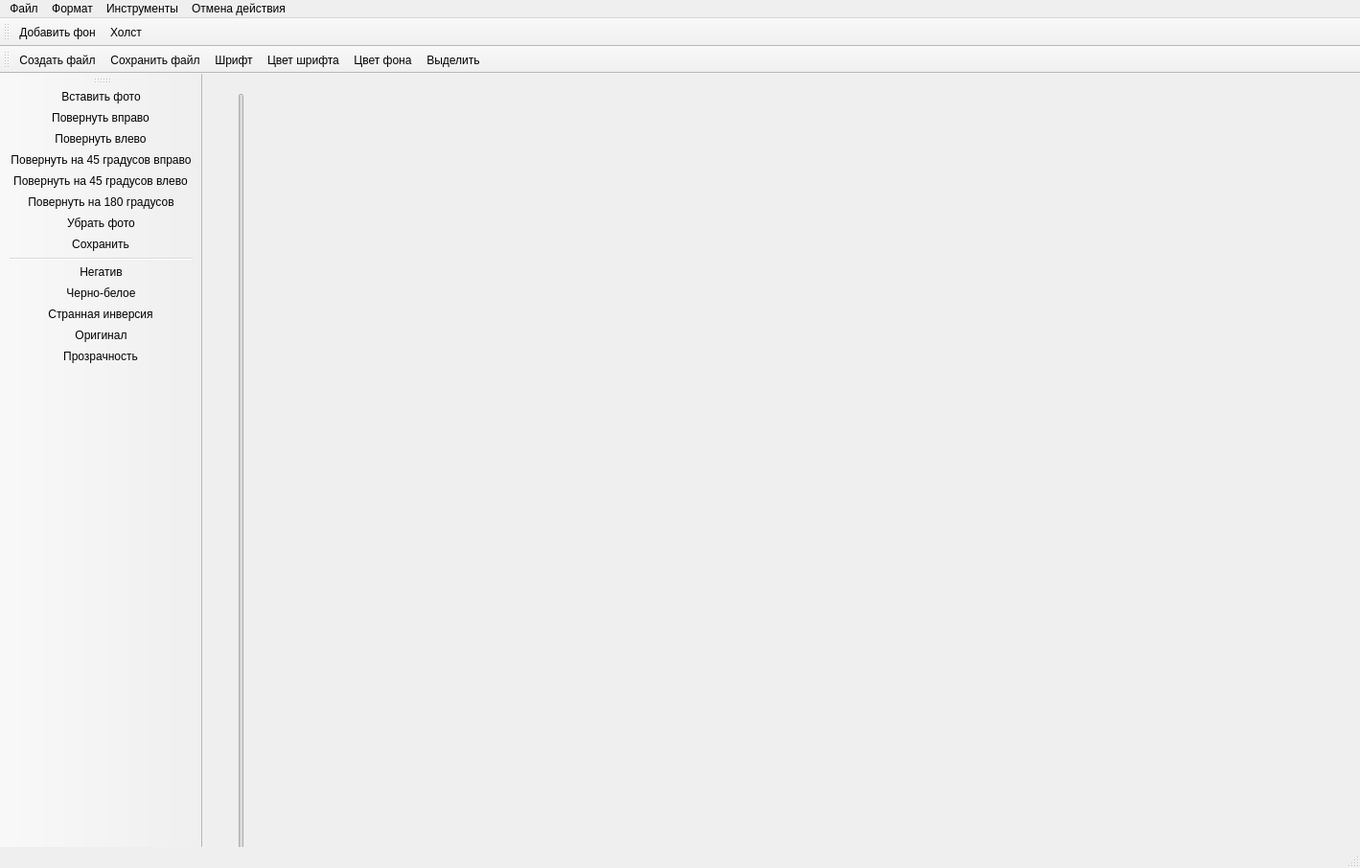
<?xml version="1.0" encoding="UTF-8"?>
<ui version="4.0">
 <class>MainWindow</class>
 <widget class="QMainWindow" name="MainWindow">
  <property name="geometry">
   <rect>
    <x>0</x>
    <y>0</y>
    <width>1419</width>
    <height>906</height>
   </rect>
  </property>
  <property name="windowTitle">
   <string>MainWindow</string>
  </property>
  <widget class="QWidget" name="centralwidget">
   <widget class="QSlider" name="verticalSlider">
    <property name="geometry">
     <rect>
      <x>30</x>
      <y>20</y>
      <width>22</width>
      <height>801</height>
     </rect>
    </property>
    <property name="orientation">
     <enum>Qt::Vertical</enum>
    </property>
   </widget>
  </widget>
  <widget class="QMenuBar" name="menubar">
   <property name="geometry">
    <rect>
     <x>0</x>
     <y>0</y>
     <width>1419</width>
     <height>21</height>
    </rect>
   </property>
   <widget class="QMenu" name="menu">
    <property name="title">
     <string>Файл</string>
    </property>
    <addaction name="action"/>
    <addaction name="action_2"/>
    <addaction name="action_3"/>
   </widget>
   <widget class="QMenu" name="menu_2">
    <property name="title">
     <string>Формат</string>
    </property>
    <addaction name="action_4"/>
    <addaction name="action_7"/>
    <addaction name="action_8"/>
   </widget>
   <widget class="QMenu" name="menu_7">
    <property name="title">
     <string>Инструменты</string>
    </property>
    <widget class="QMenu" name="menu_8">
     <property name="title">
      <string>Фигуры</string>
     </property>
     <addaction name="action_26"/>
     <addaction name="action_27"/>
     <addaction name="action_28"/>
     <addaction name="action_19"/>
     <addaction name="action_32"/>
    </widget>
    <widget class="QMenu" name="menu_9">
     <property name="title">
      <string>Стиль</string>
     </property>
     <addaction name="action_35"/>
     <addaction name="action_1"/>
     <addaction name="action_36"/>
     <addaction name="action_37"/>
     <addaction name="action_38"/>
    </widget>
    <widget class="QMenu" name="menu_10">
     <property name="title">
      <string>Тольщина</string>
     </property>
     <addaction name="action2"/>
     <addaction name="action4px"/>
     <addaction name="action7px"/>
     <addaction name="action9px"/>
     <addaction name="action12px"/>
     <addaction name="action15px"/>
     <addaction name="action17px"/>
     <addaction name="action20px"/>
     <addaction name="action25px"/>
     <addaction name="action30px"/>
     <addaction name="action35px"/>
     <addaction name="action40px"/>
     <addaction name="action45px"/>
     <addaction name="action50px"/>
    </widget>
    <addaction name="menu_8"/>
    <addaction name="action_29"/>
    <addaction name="action_30"/>
    <addaction name="action_31"/>
    <addaction name="menu_9"/>
    <addaction name="menu_10"/>
    <addaction name="action_34"/>
   </widget>
   <widget class="QMenu" name="menu_3">
    <property name="title">
     <string>Отмена действия</string>
    </property>
    <addaction name="action_33"/>
    <addaction name="action_39"/>
   </widget>
   <addaction name="menu"/>
   <addaction name="menu_2"/>
   <addaction name="menu_7"/>
   <addaction name="menu_3"/>
  </widget>
  <widget class="QStatusBar" name="statusbar"/>
  <widget class="QToolBar" name="toolBar">
   <property name="windowTitle">
    <string>toolBar</string>
   </property>
   <attribute name="toolBarArea">
    <enum>TopToolBarArea</enum>
   </attribute>
   <attribute name="toolBarBreak">
    <bool>false</bool>
   </attribute>
   <addaction name="action_5"/>
   <addaction name="action_6"/>
  </widget>
  <widget class="QToolBar" name="toolBar_2">
   <property name="windowTitle">
    <string>toolBar_2</string>
   </property>
   <attribute name="toolBarArea">
    <enum>LeftToolBarArea</enum>
   </attribute>
   <attribute name="toolBarBreak">
    <bool>false</bool>
   </attribute>
   <addaction name="action_15"/>
   <addaction name="action_16"/>
   <addaction name="action_17"/>
   <addaction name="action_45"/>
   <addaction name="action_46"/>
   <addaction name="action_180"/>
   <addaction name="action_18"/>
   <addaction name="action_20"/>
   <addaction name="separator"/>
   <addaction name="action_21"/>
   <addaction name="action_22"/>
   <addaction name="action_23"/>
   <addaction name="action_24"/>
   <addaction name="action_42"/>
  </widget>
  <widget class="QToolBar" name="toolBar_3">
   <property name="windowTitle">
    <string>toolBar_3</string>
   </property>
   <attribute name="toolBarArea">
    <enum>TopToolBarArea</enum>
   </attribute>
   <attribute name="toolBarBreak">
    <bool>true</bool>
   </attribute>
   <addaction name="action_9"/>
   <addaction name="action_10"/>
   <addaction name="action_11"/>
   <addaction name="action_12"/>
   <addaction name="action_13"/>
   <addaction name="action_14"/>
  </widget>
  <action name="action">
   <property name="text">
    <string>Сохранить</string>
   </property>
  </action>
  <action name="action_2">
   <property name="text">
    <string>Очистить</string>
   </property>
  </action>
  <action name="action_3">
   <property name="text">
    <string>Выйти</string>
   </property>
  </action>
  <action name="action_5">
   <property name="text">
    <string>Добавить фон</string>
   </property>
  </action>
  <action name="action_6">
   <property name="text">
    <string>Холст</string>
   </property>
  </action>
  <action name="action_9">
   <property name="text">
    <string>Создать файл</string>
   </property>
  </action>
  <action name="action_10">
   <property name="text">
    <string>Сохранить файл</string>
   </property>
  </action>
  <action name="action_11">
   <property name="text">
    <string>Шрифт</string>
   </property>
  </action>
  <action name="action_12">
   <property name="text">
    <string>Цвет шрифта</string>
   </property>
  </action>
  <action name="action_13">
   <property name="text">
    <string>Цвет фона</string>
   </property>
  </action>
  <action name="action_14">
   <property name="text">
    <string>Выделить</string>
   </property>
  </action>
  <action name="action_15">
   <property name="text">
    <string>Вставить фото</string>
   </property>
  </action>
  <action name="action_16">
   <property name="text">
    <string>Повернуть вправо</string>
   </property>
  </action>
  <action name="action_17">
   <property name="text">
    <string>Повернуть влево</string>
   </property>
  </action>
  <action name="action_45">
   <property name="text">
    <string>Повернуть на 45 градусов вправо</string>
   </property>
  </action>
  <action name="action_46">
   <property name="text">
    <string>Повернуть на 45 градусов влево</string>
   </property>
  </action>
  <action name="action_180">
   <property name="text">
    <string>Повернуть на 180 градусов</string>
   </property>
  </action>
  <action name="action_18">
   <property name="text">
    <string>Убрать фото</string>
   </property>
  </action>
  <action name="action_20">
   <property name="text">
    <string>Сохранить</string>
   </property>
  </action>
  <action name="action_21">
   <property name="text">
    <string>Негатив</string>
   </property>
  </action>
  <action name="action_22">
   <property name="text">
    <string>Черно-белое</string>
   </property>
  </action>
  <action name="action_23">
   <property name="text">
    <string>Странная инверсия</string>
   </property>
  </action>
  <action name="action_24">
   <property name="text">
    <string>Оригинал</string>
   </property>
  </action>
  <action name="action_26">
   <property name="text">
    <string>Четырехугольник</string>
   </property>
  </action>
  <action name="action_27">
   <property name="text">
    <string>Линия</string>
   </property>
  </action>
  <action name="action_28">
   <property name="text">
    <string>Круг</string>
   </property>
  </action>
  <action name="action_29">
   <property name="text">
    <string>Кисть</string>
   </property>
  </action>
  <action name="action_30">
   <property name="text">
    <string>Заливка</string>
   </property>
  </action>
  <action name="action_31">
   <property name="text">
    <string>Ластик</string>
   </property>
  </action>
  <action name="action_34">
   <property name="text">
    <string>Цвет</string>
   </property>
  </action>
  <action name="action_35">
   <property name="text">
    <string>Обычный стиль</string>
   </property>
  </action>
  <action name="action_1">
   <property name="text">
    <string>Стиль_1</string>
   </property>
  </action>
  <action name="action_36">
   <property name="text">
    <string>Стиль_2</string>
   </property>
  </action>
  <action name="action_37">
   <property name="text">
    <string>Стиль_3</string>
   </property>
  </action>
  <action name="action_38">
   <property name="text">
    <string>Стиль_4</string>
   </property>
  </action>
  <action name="action2">
   <property name="text">
    <string>2px</string>
   </property>
  </action>
  <action name="action4px">
   <property name="text">
    <string>4px</string>
   </property>
  </action>
  <action name="action7px">
   <property name="text">
    <string>7px</string>
   </property>
  </action>
  <action name="action9px">
   <property name="text">
    <string>9px</string>
   </property>
  </action>
  <action name="action12px">
   <property name="text">
    <string>12px</string>
   </property>
  </action>
  <action name="action15px">
   <property name="text">
    <string>15px</string>
   </property>
  </action>
  <action name="action17px">
   <property name="text">
    <string>17px</string>
   </property>
  </action>
  <action name="action20px">
   <property name="text">
    <string>20px</string>
   </property>
  </action>
  <action name="action25px">
   <property name="text">
    <string>25px</string>
   </property>
  </action>
  <action name="action30px">
   <property name="text">
    <string>30px</string>
   </property>
  </action>
  <action name="action35px">
   <property name="text">
    <string>35px</string>
   </property>
  </action>
  <action name="action40px">
   <property name="text">
    <string>40px</string>
   </property>
  </action>
  <action name="action45px">
   <property name="text">
    <string>45px</string>
   </property>
  </action>
  <action name="action50px">
   <property name="text">
    <string>50px</string>
   </property>
  </action>
  <action name="action_4">
   <property name="text">
    <string>Рисовать</string>
   </property>
  </action>
  <action name="action_7">
   <property name="text">
    <string>Текст</string>
   </property>
  </action>
  <action name="action_8">
   <property name="text">
    <string>Изображение</string>
   </property>
  </action>
  <action name="action_19">
   <property name="text">
    <string>Закрашенный четырехугольник</string>
   </property>
  </action>
  <action name="action_25">
   <property name="text">
    <string>Закрашенная линия</string>
   </property>
  </action>
  <action name="action_32">
   <property name="text">
    <string>Закрашенный круг</string>
   </property>
  </action>
  <action name="action_33">
   <property name="text">
    <string>Отменить</string>
   </property>
  </action>
  <action name="action_39">
   <property name="text">
    <string>Вернуть</string>
   </property>
  </action>
  <action name="action_70">
   <property name="text">
    <string>Прозрачность 70%</string>
   </property>
  </action>
  <action name="action_50">
   <property name="text">
    <string>Прозрачность 50%</string>
   </property>
  </action>
  <action name="action_40">
   <property name="text">
    <string>Прозрачность 25%</string>
   </property>
  </action>
  <action name="action_41">
   <property name="text">
    <string>Прозрачность 15%</string>
   </property>
  </action>
  <action name="action_85">
   <property name="text">
    <string>Прозрачность 85%</string>
   </property>
  </action>
  <action name="action_42">
   <property name="text">
    <string>Прозрачность</string>
   </property>
  </action>
 </widget>
 <resources/>
 <connections/>
</ui>
